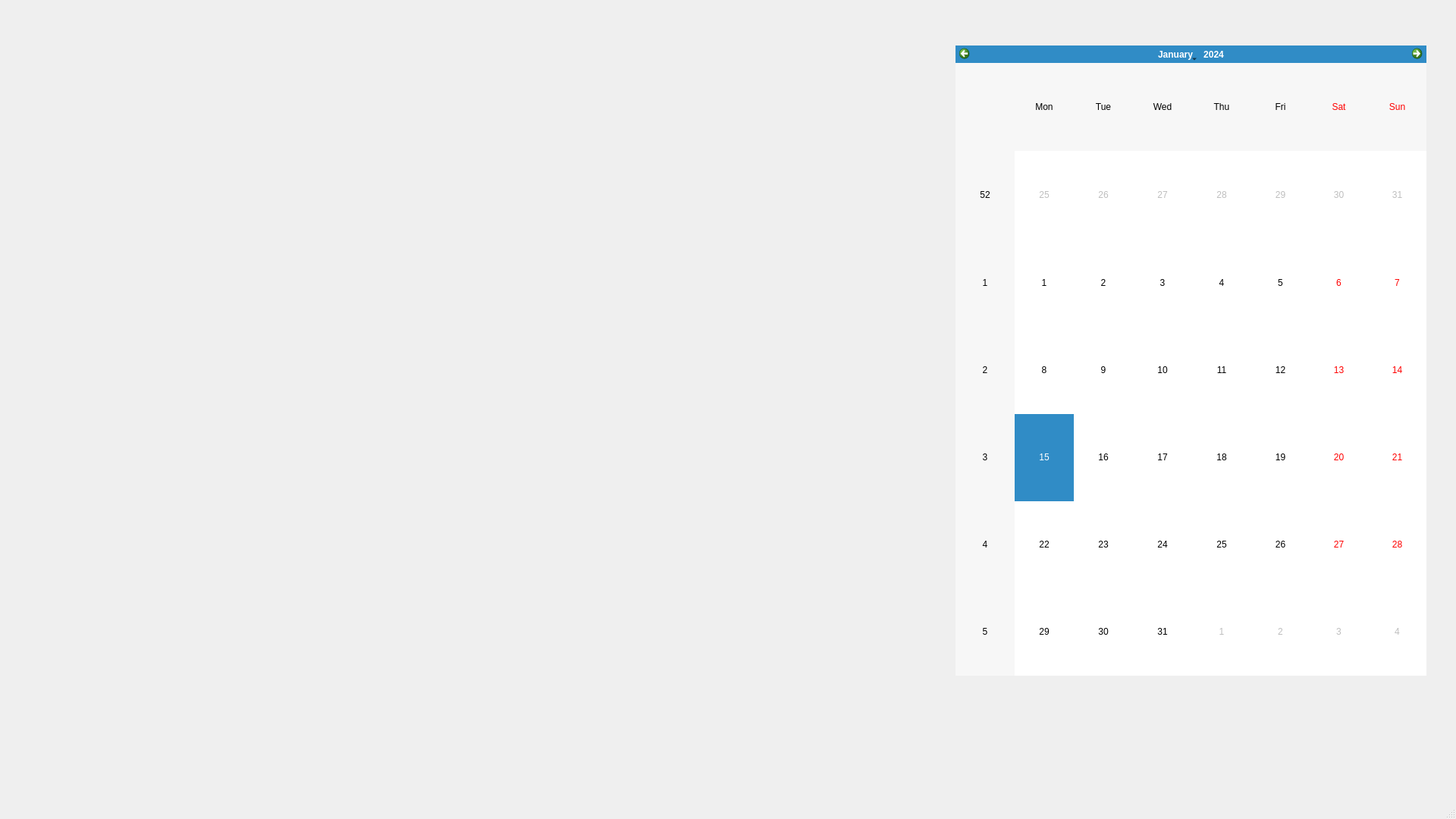
<?xml version="1.0" encoding="UTF-8"?>
<ui version="4.0">
 <class>MainWindow</class>
 <widget class="QMainWindow" name="MainWindow">
  <property name="geometry">
   <rect>
    <x>0</x>
    <y>0</y>
    <width>1920</width>
    <height>1080</height>
   </rect>
  </property>
  <property name="windowTitle">
   <string>MainWindow</string>
  </property>
  <widget class="QWidget" name="centralwidget">
   <widget class="QWidget" name="horizontalLayoutWidget">
    <property name="geometry">
     <rect>
      <x>0</x>
      <y>0</y>
      <width>1211</width>
      <height>1041</height>
     </rect>
    </property>
    <layout class="QHBoxLayout" name="horizontalLayout"/>
   </widget>
   <widget class="QCalendarWidget" name="calendarWidget">
    <property name="geometry">
     <rect>
      <x>1260</x>
      <y>60</y>
      <width>621</width>
      <height>831</height>
     </rect>
    </property>
   </widget>
  </widget>
  <widget class="QMenuBar" name="menubar">
   <property name="geometry">
    <rect>
     <x>0</x>
     <y>0</y>
     <width>1920</width>
     <height>21</height>
    </rect>
   </property>
  </widget>
  <widget class="QStatusBar" name="statusbar"/>
 </widget>
 <resources/>
 <connections/>
</ui>
